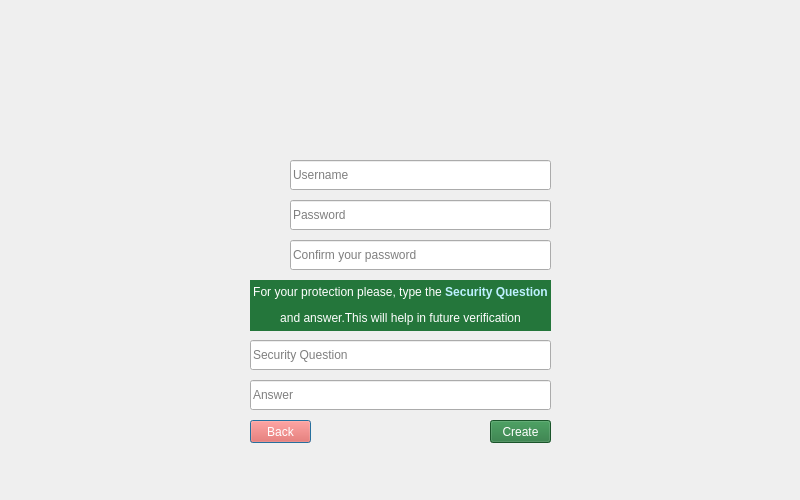
<?xml version="1.0" encoding="UTF-8"?>
<ui version="4.0">
 <class>NewProfile</class>
 <widget class="QDialog" name="NewProfile">
  <property name="windowModality">
   <enum>Qt::WindowModal</enum>
  </property>
  <property name="geometry">
   <rect>
    <x>0</x>
    <y>0</y>
    <width>800</width>
    <height>500</height>
   </rect>
  </property>
  <property name="windowTitle">
   <string>LeonCam</string>
  </property>
  <property name="windowIcon">
   <iconset resource="LogIn.qrc">
    <normaloff>:/Resources/Images/logo.ico</normaloff>:/Resources/Images/logo.ico</iconset>
  </property>
  <property name="styleSheet">
   <string notr="true">#NewProfile{
	background-image: url(:/Resources/Images/background.png);}</string>
  </property>
  <widget class="QLabel" name="Lloading">
   <property name="geometry">
    <rect>
     <x>370</x>
     <y>80</y>
     <width>61</width>
     <height>61</height>
    </rect>
   </property>
   <property name="text">
    <string/>
   </property>
  </widget>
  <widget class="QLabel" name="LHelp">
   <property name="geometry">
    <rect>
     <x>250</x>
     <y>280</y>
     <width>301</width>
     <height>51</height>
    </rect>
   </property>
   <property name="styleSheet">
    <string notr="true">color: rgb(255, 255, 255);
background-color:rgb(36, 118, 59)</string>
   </property>
   <property name="text">
    <string>&lt;html&gt;&lt;head/&gt;&lt;body&gt;&lt;p align=&quot;center&quot;&gt;For your protection please, type the &lt;span style=&quot; font-weight:600; color:#bdf0ff;&quot;&gt;Security Question&lt;/span&gt;&lt;/p&gt;&lt;p align=&quot;center&quot;&gt;and answer.This will help in future verification&lt;/p&gt;&lt;/body&gt;&lt;/html&gt;</string>
   </property>
  </widget>
  <widget class="QLineEdit" name="LUsername">
   <property name="geometry">
    <rect>
     <x>290</x>
     <y>160</y>
     <width>261</width>
     <height>30</height>
    </rect>
   </property>
   <property name="placeholderText">
    <string>Username</string>
   </property>
  </widget>
  <widget class="QLineEdit" name="LPassword">
   <property name="geometry">
    <rect>
     <x>290</x>
     <y>200</y>
     <width>261</width>
     <height>30</height>
    </rect>
   </property>
   <property name="echoMode">
    <enum>QLineEdit::Password</enum>
   </property>
   <property name="placeholderText">
    <string>Password</string>
   </property>
  </widget>
  <widget class="QLineEdit" name="LConfPass">
   <property name="geometry">
    <rect>
     <x>290</x>
     <y>240</y>
     <width>261</width>
     <height>30</height>
    </rect>
   </property>
   <property name="echoMode">
    <enum>QLineEdit::Password</enum>
   </property>
   <property name="placeholderText">
    <string>Confirm your password</string>
   </property>
  </widget>
  <widget class="QLineEdit" name="LSecQuest">
   <property name="geometry">
    <rect>
     <x>250</x>
     <y>340</y>
     <width>301</width>
     <height>30</height>
    </rect>
   </property>
   <property name="placeholderText">
    <string>Security Question</string>
   </property>
  </widget>
  <widget class="QLineEdit" name="LAnswer">
   <property name="geometry">
    <rect>
     <x>250</x>
     <y>380</y>
     <width>301</width>
     <height>30</height>
    </rect>
   </property>
   <property name="placeholderText">
    <string>Answer</string>
   </property>
  </widget>
  <widget class="QLabel" name="LTipUsername">
   <property name="geometry">
    <rect>
     <x>250</x>
     <y>160</y>
     <width>31</width>
     <height>31</height>
    </rect>
   </property>
   <property name="toolTip">
    <string>&lt;html&gt;&lt;head/&gt;&lt;body&gt;
&lt;span style=&quot;font-weight:600;&quot;&gt;Requirements:&lt;/span&gt;
&lt;ul style=&quot;margin-top:0px;&quot;&gt;
&lt;li style=&quot;margin-left:-30px;&quot;&gt;minimum 8 characters&lt;/li&gt;
&lt;/ul&gt;
&lt;/body&gt;
&lt;/html&gt;</string>
   </property>
   <property name="styleSheet">
    <string notr="true">#LTipUsername
{background-image: url(:/Resources/Images/bulb.png);}
#LTipUsername:hover
{
background-image: url(:/Resources/Images/bulbHover.png);
}</string>
   </property>
   <property name="text">
    <string/>
   </property>
  </widget>
  <widget class="QLabel" name="LTipPassword">
   <property name="geometry">
    <rect>
     <x>250</x>
     <y>200</y>
     <width>31</width>
     <height>31</height>
    </rect>
   </property>
   <property name="toolTip">
    <string>&lt;html&gt;&lt;head/&gt;&lt;body&gt;
&lt;span style=&quot;font-weight:600;&quot;&gt;Requirements:&lt;/span&gt;
&lt;ul style=&quot;margin-top:0px;&quot;&gt;
&lt;li style=&quot;margin-left:-30px;&quot;&gt;minimum 8 characters&lt;/li&gt;
&lt;li style=&quot;margin-left:-30px;&quot;&gt;minimum 1 digit&lt;/li&gt;
&lt;li style=&quot;margin-left:-30px;&quot;&gt;minimum 1 capital letter&lt;/li&gt;
&lt;li style=&quot;margin-left:-30px;&quot;&gt;minimum lowercase&lt;/li&gt;
&lt;/ul&gt;
&lt;/body&gt;
&lt;/html&gt;</string>
   </property>
   <property name="styleSheet">
    <string notr="true">#LTipPassword{background-image: url(:/Resources/Images/bulb.png);}
#LTipPassword:hover{background-image: url(:/Resources/Images/bulbHover.png);}</string>
   </property>
   <property name="text">
    <string/>
   </property>
  </widget>
  <widget class="QPushButton" name="PBBack">
   <property name="geometry">
    <rect>
     <x>250</x>
     <y>420</y>
     <width>61</width>
     <height>23</height>
    </rect>
   </property>
   <property name="styleSheet">
    <string notr="true">#PBBack{
color:rgb(255, 255, 255);
background-color: rgb(255, 77, 61);}
#PBBack:hover{
background-color: rgb(255, 87, 58);
}</string>
   </property>
   <property name="text">
    <string>Back</string>
   </property>
  </widget>
  <widget class="QPushButton" name="PBCreate">
   <property name="geometry">
    <rect>
     <x>490</x>
     <y>420</y>
     <width>61</width>
     <height>23</height>
    </rect>
   </property>
   <property name="styleSheet">
    <string notr="true">#PBCreate{
color: rgb(255, 255, 255);
background-color:rgb(36, 118, 59)}
#PBCreate:hover
{
background-color: rgb(39, 129, 63);
}</string>
   </property>
   <property name="text">
    <string>Create</string>
   </property>
  </widget>
 </widget>
 <layoutdefault spacing="6" margin="11"/>
 <resources>
  <include location="LogIn.qrc"/>
 </resources>
 <connections/>
</ui>
